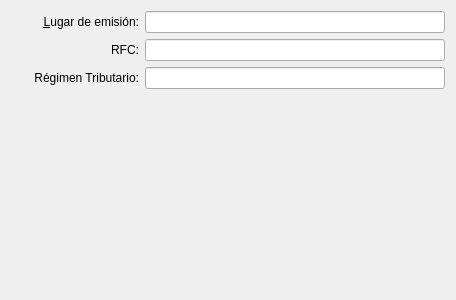
<?xml version="1.0" encoding="UTF-8"?>
<ui version="4.0">
 <class>facturas_data</class>
 <widget class="QWidget" name="facturas_data">
  <property name="geometry">
   <rect>
    <x>0</x>
    <y>0</y>
    <width>456</width>
    <height>300</height>
   </rect>
  </property>
  <property name="windowTitle">
   <string/>
  </property>
  <layout class="QGridLayout" name="gridLayout">
   <item row="0" column="0">
    <widget class="QLabel" name="lbl_storeCity">
     <property name="sizePolicy">
      <sizepolicy hsizetype="Expanding" vsizetype="Preferred">
       <horstretch>0</horstretch>
       <verstretch>0</verstretch>
      </sizepolicy>
     </property>
     <property name="minimumSize">
      <size>
       <width>0</width>
       <height>0</height>
      </size>
     </property>
     <property name="text">
      <string>&amp;Lugar de emisión:</string>
     </property>
     <property name="alignment">
      <set>Qt::AlignRight|Qt::AlignTrailing|Qt::AlignVCenter</set>
     </property>
     <property name="buddy">
      <cstring>kcfg_storeCity</cstring>
     </property>
    </widget>
   </item>
   <item row="1" column="1">
    <widget class="QLineEdit" name="kcfg_storeRFC">
     <property name="sizePolicy">
      <sizepolicy hsizetype="Minimum" vsizetype="Fixed">
       <horstretch>0</horstretch>
       <verstretch>0</verstretch>
      </sizepolicy>
     </property>
     <property name="maximumSize">
      <size>
       <width>300</width>
       <height>16777215</height>
      </size>
     </property>
    </widget>
   </item>
   <item row="0" column="1">
    <widget class="QLineEdit" name="kcfg_storeCity">
     <property name="sizePolicy">
      <sizepolicy hsizetype="Minimum" vsizetype="Fixed">
       <horstretch>0</horstretch>
       <verstretch>0</verstretch>
      </sizepolicy>
     </property>
     <property name="minimumSize">
      <size>
       <width>300</width>
       <height>0</height>
      </size>
     </property>
     <property name="maximumSize">
      <size>
       <width>300</width>
       <height>16777215</height>
      </size>
     </property>
    </widget>
   </item>
   <item row="1" column="0">
    <widget class="QLabel" name="label_6">
     <property name="text">
      <string>RFC:</string>
     </property>
     <property name="alignment">
      <set>Qt::AlignRight|Qt::AlignTrailing|Qt::AlignVCenter</set>
     </property>
     <property name="buddy">
      <cstring>kcfg_storeRFC</cstring>
     </property>
    </widget>
   </item>
   <item row="3" column="1">
    <spacer name="verticalSpacer">
     <property name="orientation">
      <enum>Qt::Vertical</enum>
     </property>
     <property name="sizeHint" stdset="0">
      <size>
       <width>20</width>
       <height>40</height>
      </size>
     </property>
    </spacer>
   </item>
   <item row="2" column="1">
    <widget class="QLineEdit" name="kcfg_storeRegimen">
     <property name="sizePolicy">
      <sizepolicy hsizetype="Minimum" vsizetype="Fixed">
       <horstretch>0</horstretch>
       <verstretch>0</verstretch>
      </sizepolicy>
     </property>
    </widget>
   </item>
   <item row="2" column="0">
    <widget class="QLabel" name="label">
     <property name="text">
      <string>Régimen Tributario:</string>
     </property>
     <property name="alignment">
      <set>Qt::AlignRight|Qt::AlignTrailing|Qt::AlignVCenter</set>
     </property>
     <property name="buddy">
      <cstring>kcfg_storeRegimen</cstring>
     </property>
    </widget>
   </item>
  </layout>
 </widget>
 <resources/>
 <connections/>
</ui>
